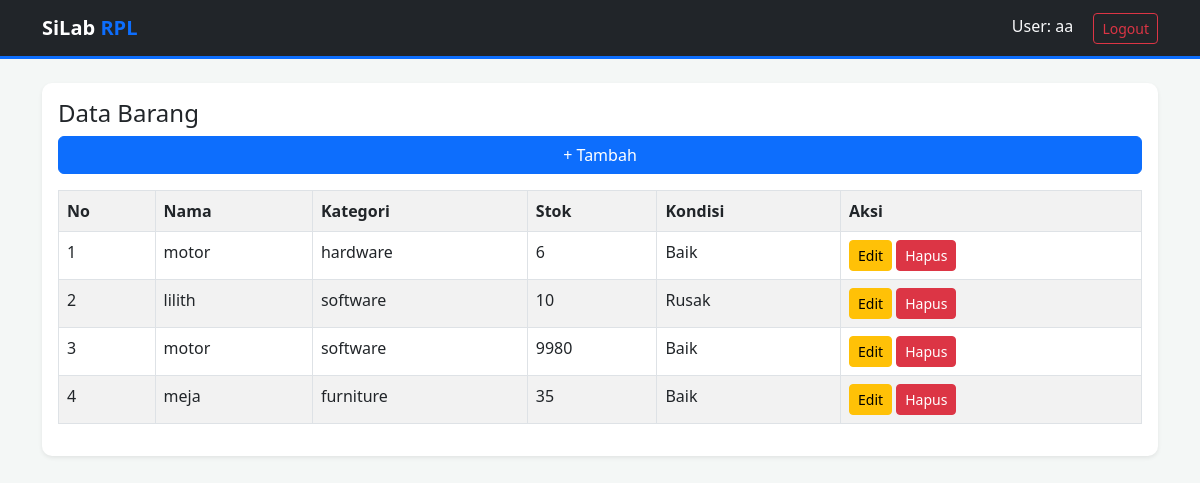
Page /index.php (signed in) on the committed database.
### tables this page shows
CREATE TABLE `barang` (
  `id_barang` int(11) NOT NULL,
  `nama_barang` varchar(100) NOT NULL,
  `id_kategori` int(11) DEFAULT NULL,
  `stok` int(11) DEFAULT '0',
  `kondisi` enum('Baik','Rusak') NOT NULL
);

CREATE TABLE `kategori` (
  `id_kategori` int(11) NOT NULL,
  `nama_kategori` varchar(100) NOT NULL
);

### models/BarangModel.php (called while the page is built, shortened)
<?php
require_once 'config/database.php';
class BarangModel {
    public function getAll() {
        global $conn;
        $query = "
            SELECT barang.*, kategori.nama_kategori
            FROM barang
            JOIN kategori ON barang.id_kategori = kategori.id_kategori
        ";
        return mysqli_query($conn, $query);
    }
}
?>

### views/barang/index.php (the view)
<?php
$data = $model->getAll();
?>
<div class="card p-3 shadow-sm">
<h4>Data Barang</h4>
<a href="index.php?page=tambah" class="btn btn-primary mb-3">+ Tambah</a>
<table class="table table-bordered table-striped">
<tr>
    <th>No</th>
    <th>Nama</th>
    <th>Kategori</th>
    <th>Stok</th>
    <th>Kondisi</th>
    <th>Aksi</th>
</tr>
<?php $no=1; while($row = mysqli_fetch_assoc($data)): ?>
<tr>
    <td><?php echo $no++; ?></td>
    <td><?php echo $row['nama_barang']; ?></td>
    <td><?php echo $row['nama_kategori']; ?></td>
    <td><?php echo $row['stok']; ?></td>
    <td><?php echo $row['kondisi']; ?></td>
    <td>
        <a href="index.php?page=edit&id=<?php echo $row['id_barang']; ?>" class="btn btn-warning btn-sm">Edit</a>
        <a href="index.php?action=hapus&id=<?php echo $row['id_barang']; ?>"
           onclick="return confirm('Yakin hapus?')"
           class="btn btn-danger btn-sm">Hapus</a>
    </td>
</tr>
<?php endwhile; ?>
</table>
</div>

### public/css/style.css (style rules this page uses)
body { background-color: #f4f7f6; font-family: 'Segoe UI', Tahoma, Geneva, Verdana, sans-serif; }
.card { border: none; border-radius: 10px; box-shadow: 0 4px 6px rgba(0,0,0,0.1); }

### rows in the picture
barang: nama_barang "motor", id_kategori.nama_kategori "hardware", stok "6", kondisi "Baik"
barang: nama_barang "lilith", id_kategori.nama_kategori "software", stok "10", kondisi "Rusak"
barang: nama_barang "motor", id_kategori.nama_kategori "software", stok "9980", kondisi "Baik"
barang: nama_barang "meja", id_kategori.nama_kategori "furniture", stok "35", kondisi "Baik"

### other values in the picture
$_SESSION['user']['username'] "aa"
